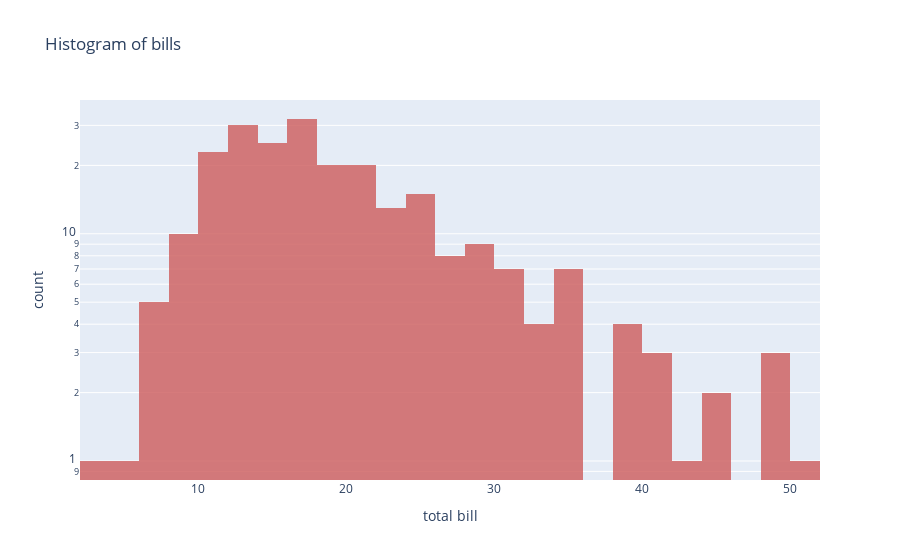

This figure's notebook cell:
### Markdown cell above
- Aspect of the histogram plot

### Code cell
fig = px.histogram(rest_df, x="total_bill",
                   title='Histogram of bills',
                   labels={'total_bill':'total bill'}, # can specify one label per df column
                   opacity=0.8,
                   log_y=True, # represent bars with log scale
                   color_discrete_sequence=['indianred'] # color of histogram bars
                   )
fig.show()

### Figure 1 — Plotly figure (JSON) as saved in the notebook; plotly's stock layout.template omitted (floating-point values rounded to 4 significant figures; data arrays with more than 128 entries replaced by an {"elided": "..."} marker saying what was removed)
{"data": [{"alignmentgroup": "True", "bingroup": "x", "hovertemplate": "total bill=%{x}<br>count=%{y}<extra></extra>", "legendgroup": "", "marker": {"color": "indianred", "opacity": 0.8, "pattern": {"shape": ""}}, "name": "", "offsetgroup": "", "orientation": "v", "showlegend": false, "type": "histogram", "x": {"elided": "244 float values"}, "xaxis": "x", "yaxis": "y"}], "layout": {"barmode": "relative", "legend": {"tracegroupgap": 0}, "title": {"text": "Histogram of bills"}, "xaxis": {"anchor": "y", "domain": [0, 1], "title": {"text": "total bill"}}, "yaxis": {"anchor": "x", "domain": [0, 1], "title": {"text": "count"}, "type": "log"}}}
